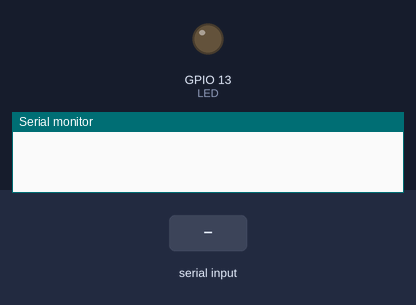
Recording of a program running on a simulated ESP32. Shown: output pins drawn as LEDs (lit = HIGH), the last lines printed to the serial monitor. Dashed ring = blinking. Inputs (shaded band) come from the test bench.

Above: at 1.2 s.
1.3 s: "1" received over Serial
At 1.7 s:
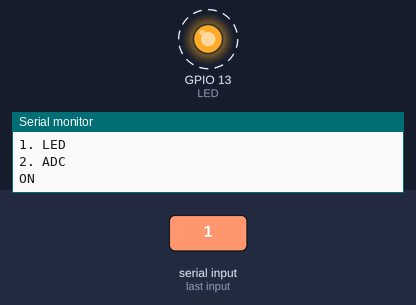
Timing chart, 0 to 11.8 s (numbered marks = the images above; inputs shaded):
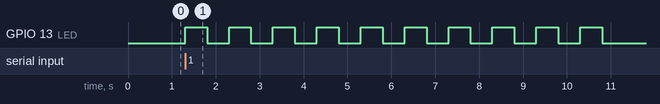

Measured:
- after the input at 1.3 s, GPIO 13 (LED): alternates HIGH for 0.50 s and LOW for 0.50 s, starting at once

The program:

main.cpp
```cpp
#include <Arduino.h>
int pin_DAC=25;
int pin_ADC=34;
int LED=13;

void led(){
  for(int i=0;i<10;i++){
    digitalWrite(LED,HIGH);
    Serial.println("ON");
    delay(500);
    digitalWrite(LED,LOW);
    Serial.println("OFF");
    delay(500);
  }
}

void adc_dac(){
  int valor=0;
  for (int cont= 0; cont < 256; cont++){
    dacWrite(pin_DAC, cont);
    delay(50);
    valor = analogRead(pin_ADC);
    valor = map(valor, 0, 4096, 0, 255);
    Serial.println("VALOR:");
    Serial.println(valor);
    delay(100);
  }
}

void opcions(){
    Serial.println("Opcions");
    Serial.println("1. LED");
    Serial.println("2. ADC");
}

void menu(){
  char entrada;
  int b=0;
  if(b==0){
    opcions();
    entrada=Serial.read();
    }
  if(entrada=='1'){
    b=1;
    led();
    opcions();
    entrada=Serial.read();
  }
  else if(entrada=='2'){
    b=1;
    adc_dac();
    opcions();
    entrada=Serial.read();
  }
}

void setup() {
  Serial.begin(115200);
  pinMode(LED,OUTPUT);
  analogReadResolution(12);
}

void loop() {
  delay(100);
  if (Serial.available()){
    menu();
  }
}
```
